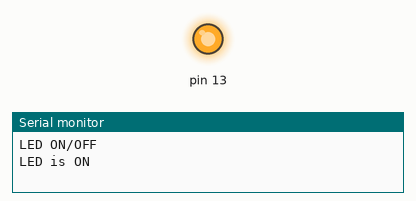
This sketch was run on a simulated Arduino Uno, built with avr-gcc and run on an emulated ATmega328P. On the bench: output pins drawn as LEDs (lit = HIGH), the last lines printed to the serial monitor.

Above: at 1.0 s.
At 5.5 s:
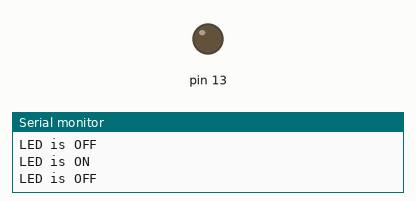
Timing chart, 0 to 6.9 s (numbered marks = the images above):
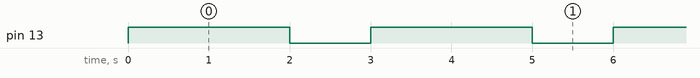

Measured:
- by itself, pin 13: alternates HIGH for 2.0 s and LOW for 1.0 s

The sketch:

led_blick_differ.ino
```cpp
// C++ code
void setup() {
  Serial.begin(9600);
  pinMode(13, OUTPUT);
  Serial.println("LED ON/OFF");
}

void loop() {
  Serial.println("LED is ON");
  digitalWrite(13, HIGH);
  delay(2000);
  Serial.println("LED is OFF");
  digitalWrite(13, LOW);
  delay(1000);
}
```
